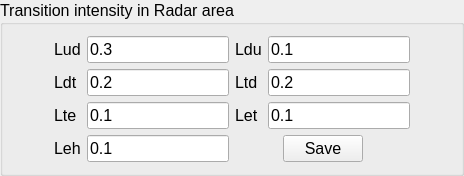
             <widget class="QGroupBox" name="groupBox_16">
              <property name="font">
               <font>
                <family>Arial</family>
                <pointsize>12</pointsize>
               </font>
              </property>
              <property name="title">
               <string>Transition intensity in Radar area</string>
              </property>
              <layout class="QGridLayout" name="gridLayout_9">
               <item row="0" column="1">
                <layout class="QGridLayout" name="gridLayout_5">
                 <item row="0" column="4">
                  <widget class="QLabel" name="label_12">
                   <property name="text">
                    <string>Ldu</string>
                   </property>
                  </widget>
                 </item>
                 <item row="2" column="2">
                  <widget class="QLabel" name="label_15">
                   <property name="text">
                    <string>Lte</string>
                   </property>
                  </widget>
                 </item>
                 <item row="3" column="3">
                  <widget class="QLineEdit" name="lineEdit_Leh">
                   <property name="text">
                    <string>0.1</string>
                   </property>
                  </widget>
                 </item>
                 <item row="3" column="4" colspan="2">
                  <layout class="QHBoxLayout" name="horizontalLayout_12">
                   <item>
                    <spacer name="horizontalSpacer_20">
                     <property name="orientation">
                      <enum>Qt::Horizontal</enum>
                     </property>
                     <property name="sizeHint" stdset="0">
                      <size>
                       <width>40</width>
                       <height>20</height>
                      </size>
                     </property>
                    </spacer>
                   </item>
                   <item>
                    <widget class="QPushButton" name="pushButton_TIsave">
                     <property name="text">
                      <string>Save</string>
                     </property>
                    </widget>
                   </item>
                   <item>
                    <spacer name="horizontalSpacer_49">
                     <property name="orientation">
                      <enum>Qt::Horizontal</enum>
                     </property>
                     <property name="sizeHint" stdset="0">
                      <size>
                       <width>40</width>
                       <height>20</height>
                      </size>
                     </property>
                    </spacer>
                   </item>
                  </layout>
                 </item>
                 <item row="0" column="5">
                  <widget class="QLineEdit" name="lineEdit_Ldu">
                   <property name="text">
                    <string>0.1</string>
                   </property>
                  </widget>
                 </item>
                 <item row="1" column="5">
                  <widget class="QLineEdit" name="lineEdit_Ltd">
                   <property name="text">
                    <string>0.2</string>
                   </property>
                  </widget>
                 </item>
                 <item row="0" column="3">
                  <widget class="QLineEdit" name="lineEdit_Lud">
                   <property name="text">
                    <string>0.3</string>
                   </property>
                  </widget>
                 </item>
                 <item row="2" column="3">
                  <widget class="QLineEdit" name="lineEdit_Lte">
                   <property name="text">
                    <string>0.1</string>
                   </property>
                  </widget>
                 </item>
                 <item row="2" column="5">
                  <widget class="QLineEdit" name="lineEdit_Let">
                   <property name="text">
                    <string>0.1</string>
                   </property>
                  </widget>
                 </item>
                 <item row="3" column="2">
                  <widget class="QLabel" name="label_17">
                   <property name="text">
                    <string>Leh</string>
                   </property>
                  </widget>
                 </item>
                 <item row="0" column="2">
                  <widget class="QLabel" name="label_11">
                   <property name="text">
                    <string>Lud</string>
                   </property>
                  </widget>
                 </item>
                 <item row="1" column="4">
                  <widget class="QLabel" name="label_14">
                   <property name="text">
                    <string>Ltd</string>
                   </property>
                  </widget>
                 </item>
                 <item row="1" column="2">
                  <widget class="QLabel" name="label_13">
                   <property name="text">
                    <string>Ldt</string>
                   </property>
                  </widget>
                 </item>
                 <item row="2" column="4">
                  <widget class="QLabel" name="label_16">
                   <property name="text">
                    <string>Let</string>
                   </property>
                  </widget>
                 </item>
                 <item row="1" column="3">
                  <widget class="QLineEdit" name="lineEdit_Ldt">
                   <property name="text">
                    <string>0.2</string>
                   </property>
                  </widget>
                 </item>
                </layout>
               </item>
               <item row="0" column="2">
                <spacer name="horizontalSpacer_52">
                 <property name="orientation">
                  <enum>Qt::Horizontal</enum>
                 </property>
                 <property name="sizeHint" stdset="0">
                  <size>
                   <width>40</width>
                   <height>20</height>
                  </size>
                 </property>
                </spacer>
               </item>
               <item row="0" column="0">
                <spacer name="horizontalSpacer_53">
                 <property name="orientation">
                  <enum>Qt::Horizontal</enum>
                 </property>
                 <property name="sizeHint" stdset="0">
                  <size>
                   <width>40</width>
                   <height>20</height>
                  </size>
                 </property>
                </spacer>
               </item>
              </layout>
             </widget>
